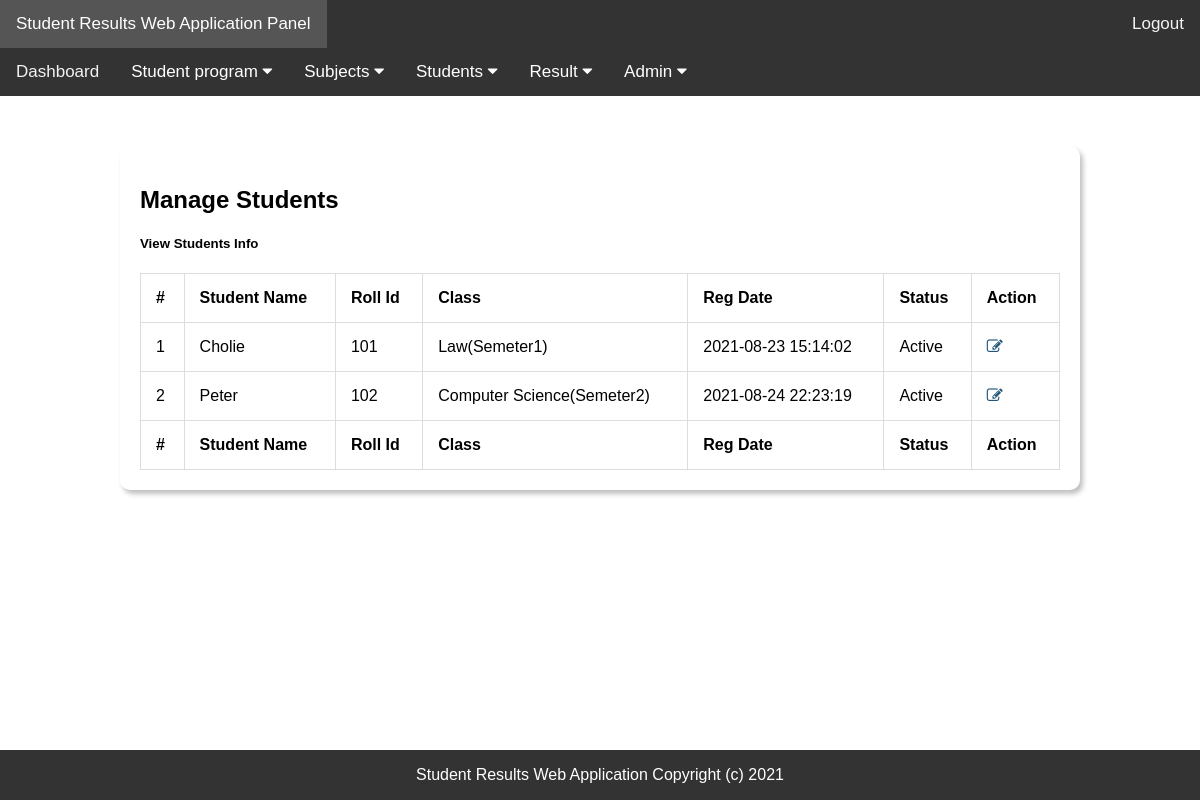
Screenshot of /manage-results.php with the database file from the repository.
### tables this page shows
CREATE TABLE IF NOT EXISTS `tblstudents` (
  `StudentId` int(11) NOT NULL AUTO_INCREMENT,
  `StudentName` varchar(100) NOT NULL,
  `RollId` varchar(100) NOT NULL,
  `StudentEmail` varchar(100) NOT NULL,
  `Gender` varchar(10) NOT NULL,
  `DOB` varchar(100) NOT NULL,
  `ClassId` int(11) NOT NULL,
  `RegDate` timestamp NOT NULL DEFAULT CURRENT_TIMESTAMP,
  `UpdationDate` timestamp NULL DEFAULT NULL ON UPDATE CURRENT_TIMESTAMP,
  `Status` int(1) NOT NULL,
  PRIMARY KEY (`StudentId`)
);

### manage-results.php (the view, shortened to what this page needs)
<?php
include('includes/config.php');
if (strlen($_SESSION['alogin']) == "") {
    header("Location: index.php");
} else {
?>
    <!DOCTYPE html>
    <html lang="en">
    <head>
        <link rel="stylesheet" href="css/custom.css?v=<?php echo time(); ?>" media="screen">
        <link rel="stylesheet" href="css/font-awesome.min.css" media="screen">
    </head>
    <body class="top-navbar-fixed">
        <div class="main-wrapper">
            <?php include('includes/topbar.php'); ?>
            <div class="content-wrapper">
                <div class="content-container">
                    <?php include('includes/leftbar.php'); ?>
                    <div class="main-page">
                        <div class="container-fluid">
                            <div class="row page-title-div">
                                <div class="col-md-6">
                                    <h2 class="title">Manage Students</h2>
                                </div>
                            </div>
                        </div>
                        <section class="section">
                            <div class="container-fluid">
                                <div class="row">
                                    <div class="col-md-12">
                                        <div class="panel">
                                            <div class="panel-heading">
                                                <div class="panel-title">
                                                    <h5>View Students Info</h5>
                                                </div>
                                            </div>
                                            <div class="panel-body p-20">
                                                <table id="example" class="display table table-striped table-bordered" cellspacing="0" width="100%">
                                                    <thead>
                                                        <tr>
                                                            <th>#</th>
                                                            <th>Student Name</th>
                                                            <th>Roll Id</th>
                                                            <th>Class</th>
                                                            <th>Reg Date</th>
                                                            <th>Status</th>
                                                            <th>Action</th>
                                                        </tr>
                                                    </thead>
                                                    <tfoot>
                                                        <tr>
                                                            <th>#</th>
                                                            <th>Student Name</th>
                                                            <th>Roll Id</th>
                                                            <th>Class</th>
                                                            <th>Reg Date</th>
                                                            <th>Status</th>
                                                            <th>Action</th>
                                                        </tr>
                                                    </tfoot>
                                                    <tbody>
                                                        <?php $sql = "SELECT  distinct tblstudents.StudentName,tblstudents.RollId,tblstudents.RegDate,tblstudents.StudentId,tblstudents.Status,tblclasses.ClassName,tblclasses.Section from tblresult join tblstudents on tblstudents.StudentId=tblresult.StudentId  join tblclasses on tblclasses.id=tblresult.ClassId";
                                                        $query = $dbh->prepare($sql);
                                                        $query->execute();
                                                        $results = $query->fetchAll(PDO::FETCH_OBJ);
                                                        $cnt = 1;
                                                        if ($query->rowCount() > 0) {
                                                            foreach ($results as $result) {   ?>
                                                                <tr>
                                                                    <td><?php echo htmlentities($cnt); ?></td>
                                                                    <td><?php echo htmlentities($result->StudentName); ?></td>
                                                                    <td><?php echo htmlentities($result->RollId); ?></td>
                                                                    <td><?php echo htmlentities($result->ClassName); ?>(<?php echo htmlentities($result->Section); ?>)</td>
                                                                    <td><?php echo htmlentities($result->RegDate); ?></td>
                                                                    <td><?php if ($result->Status == 1) {
                                                                            echo htmlentities('Active');
                                                                        } else {
                                                                            echo htmlentities('Blocked');
                                                                        }
                                                                        ?></td>
                                                                    <td>
                                                                        <a href="edit-result.php?stid=<?php echo htmlentities($result->StudentId); ?>"><i class="fa fa-edit" title="Edit Record"></i> </a>
                                                                    </td>
                                                                </tr>
                                                        <?php $cnt = $cnt + 1;
                                                            }
                                                        } ?>
                                                    </tbody>
                                                </table>
                                            </div>
                                        </div>
                                    </div>
                                </div>
                            </div>
                    </div>
                </div>
            </div>
        </div>
        <?php include('includes/footer.php'); ?>
    </body>
    </html>
<?php } ?>

### css/custom.css (style rules this page uses)
*, *::before, *::after { box-sizing: border-box; }
body { margin:0; font-family: Verdana, Arial, Tahoma, Serif; }
.main-page { width: 80%; margin:0 auto; margin-top: 50px; padding:20px; box-shadow: 3px 4px 5px rgba(0,0,0,0.25); border-radius:10px; height: auto; margin-bottom: 200px; }

### manage-results.php (style rules this page uses)
table, td, th { border: 1px solid #ddd; text-align: left; }
table { border-collapse: collapse; width: 100%; }
th, td { padding: 15px; }
td a { text-decoration: none; color: #22577A; }

### rows the page displays
tblstudents: StudentName "Cholie", RollId "101", ClassName "Law", Section "Semeter1", RegDate "2021-08-23 15:14:02"
tblstudents: StudentName "Peter", RollId "102", ClassName "Computer Science", Section "Semeter2", RegDate "2021-08-24 22:23:19"
